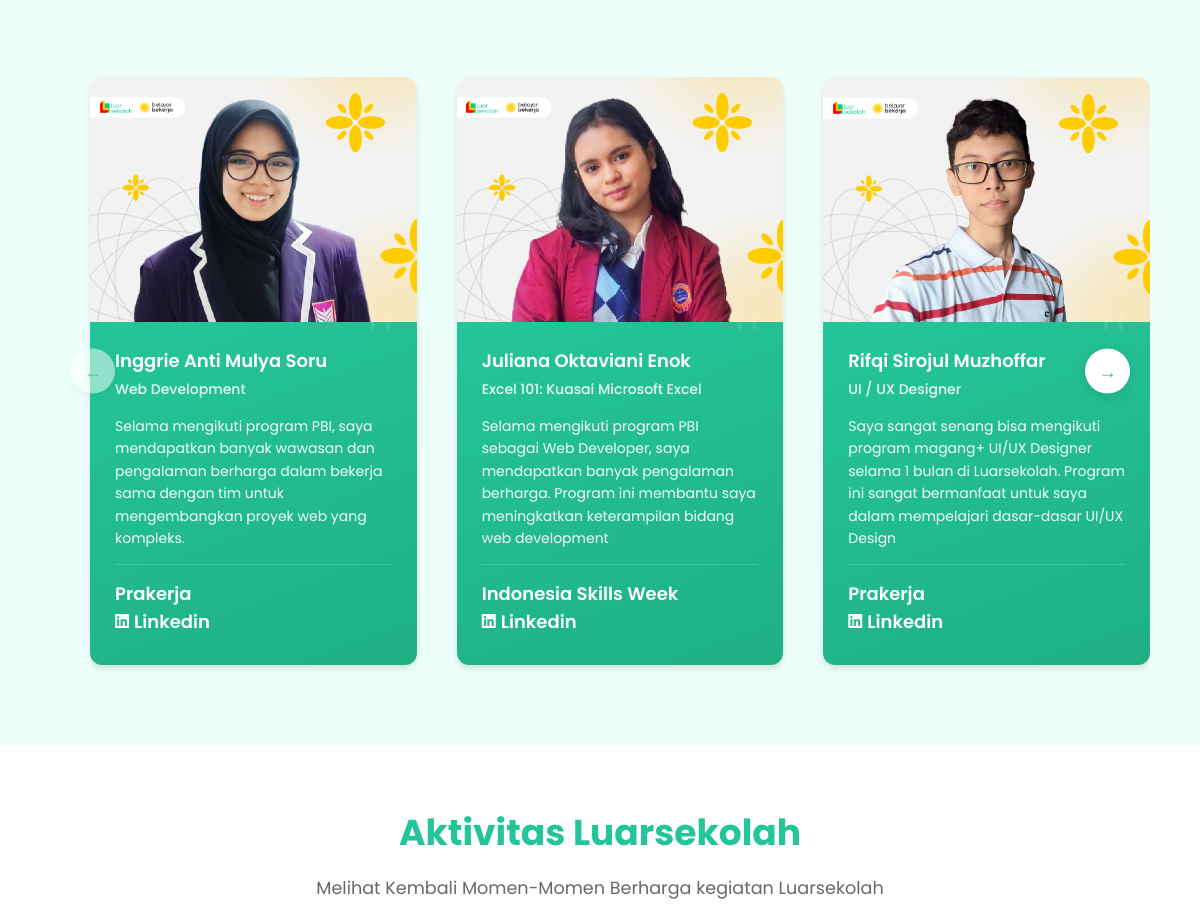
/community.php (middle part), run on an earlier commit of the app's database.
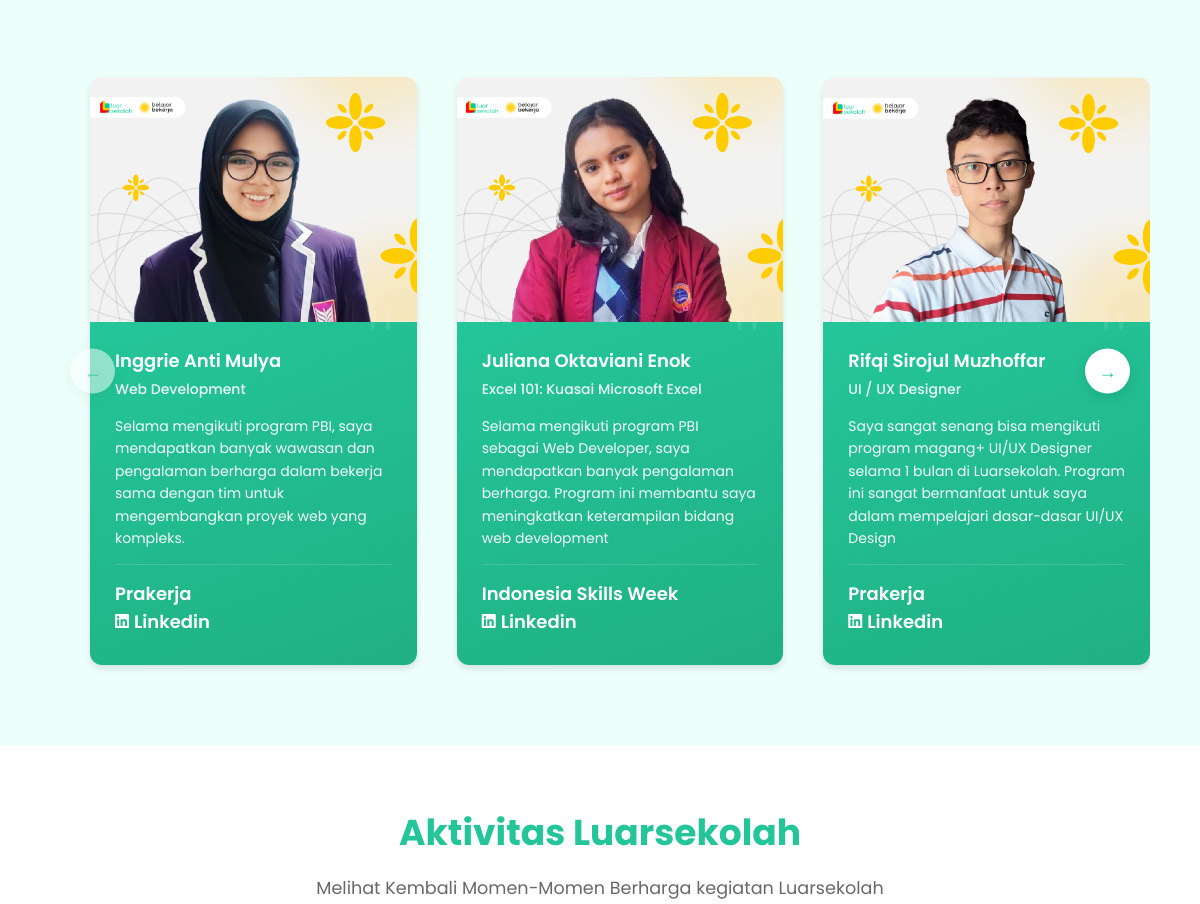
And on a later commit of the database.
### tables this page shows
CREATE TABLE `testimonial` (
  `id` int NOT NULL,
  `image` varchar(255) NOT NULL,
  `name` char(30) NOT NULL,
  `course_name` char(255) NOT NULL,
  `review` varchar(255) NOT NULL,
  `program_name` enum('Prakerja','Indonesia Skills Week') NOT NULL,
  `linkedin` varchar(255) NOT NULL
);

### src/config/config.php (called while the page is built, shortened)
<?php
$connect = mysqli_connect("localhost", "root", "", "db_production");
function getTestimonials()
{
    global $connect;
    $result = mysqli_query($connect, "SELECT * FROM testimonial");
    $rows = [];
    while ($row = mysqli_fetch_assoc($result)) {
        $rows[] = $row;
    }
    return $rows;
}

### community.php (the view, shortened to what this page needs)
<?php
require 'src/config/config.php';
$testimonials = getTestimonials();
?>
<!DOCTYPE html>
<html lang="en">
<head>
    <link rel="stylesheet" href="src/css/style.css">
    <link rel="stylesheet" href="src/css/community.css">
    <link rel="stylesheet" href="https://cdnjs.cloudflare.com/ajax/libs/font-awesome/6.0.0-beta3/css/all.min.css">
    <link href="https://cdn.jsdelivr.net/npm/remixicon/fonts/remixicon.css" rel="stylesheet">
</head>
<body>
    <main>
        <section class="program-container">
            <div class="testimonial-slider">
                <button class="slider-button prev-button">←</button>
                <section class="testimonial-section">
                    <div class="slider-container">
                        <?php foreach ($testimonials as $testimonial): ?>
                            <div class="testimonial-card">
                                <div class="testimonial-image">
                                    <img src="./pages/admin/profile/<?= htmlspecialchars($testimonial['image']); ?>" alt="<?= htmlspecialchars($testimonial['name']); ?>">
                                </div>
                                <div class="testimonial-content">
                                    <h3 class="testimonial-name"><?= htmlspecialchars($testimonial['name']); ?></h3>
                                    <div class="testimonial-title"><?= htmlspecialchars($testimonial['course_name']); ?></div>
                                    <p class="testimonial-text"><?= htmlspecialchars($testimonial['review']); ?></p>
                                    <div class="testimonial-info">
                                        <div class="testimonial-name">
                                            <?= htmlspecialchars($testimonial['program_name']); ?><br>
                                            <a href="<?= htmlspecialchars($testimonial['linkedin']); ?>" target="_blank">
                                                <i class="fab fa-linkedin"></i> Linkedin
                                            </a>
                                        </div>
                                    </div>
                                </div>
                            </div>
                        <?php endforeach; ?>
                    </div>
                </section>
                <button class="slider-button next-button">→</button>
            </div>
        </section>
        <section class="gambar">
            <div class="gambarcontainer">
                <div class="gambarheader">
                    <h2>Aktivitas Luarsekolah</h2>
                    <h3>Melihat Kembali Momen-Momen Berharga kegiatan Luarsekolah</h3>
                </div>
            </div>
        </section>
    </main>
</body>
</html>

What changed in the data, as far as the page shows it:
changed testimonial "Web Development": name "Inggrie Anti Mulya Soru" → "Inggrie Anti Mulya"
